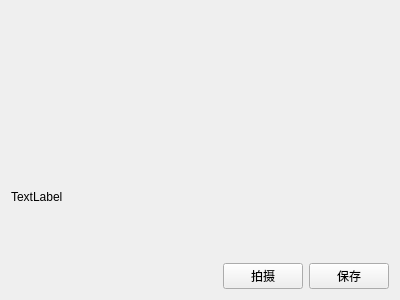
<?xml version="1.0" encoding="UTF-8"?>
<ui version="4.0">
 <class>CameraWidget</class>
 <widget class="QWidget" name="CameraWidget">
  <property name="geometry">
   <rect>
    <x>0</x>
    <y>0</y>
    <width>400</width>
    <height>300</height>
   </rect>
  </property>
  <property name="windowTitle">
   <string>Form</string>
  </property>
  <layout class="QVBoxLayout" name="verticalLayout">
   <item>
    <widget class="QWidget" name="viewfinderContainer" native="true">
     <layout class="QVBoxLayout" name="verticalLayout_3">
      <item>
       <layout class="QVBoxLayout" name="verticalLayout_2"/>
      </item>
     </layout>
    </widget>
   </item>
   <item>
    <widget class="QLabel" name="labelPreview">
     <property name="text">
      <string>TextLabel</string>
     </property>
    </widget>
   </item>
   <item>
    <layout class="QHBoxLayout" name="horizontalLayout">
     <item>
      <spacer name="horizontalSpacer">
       <property name="orientation">
        <enum>Qt::Horizontal</enum>
       </property>
       <property name="sizeHint" stdset="0">
        <size>
         <width>40</width>
         <height>20</height>
        </size>
       </property>
      </spacer>
     </item>
     <item>
      <widget class="QPushButton" name="btnCapture">
       <property name="text">
        <string>拍摄</string>
       </property>
      </widget>
     </item>
     <item>
      <widget class="QPushButton" name="btnSave">
       <property name="text">
        <string>保存</string>
       </property>
      </widget>
     </item>
    </layout>
   </item>
  </layout>
 </widget>
 <resources/>
 <connections/>
</ui>
